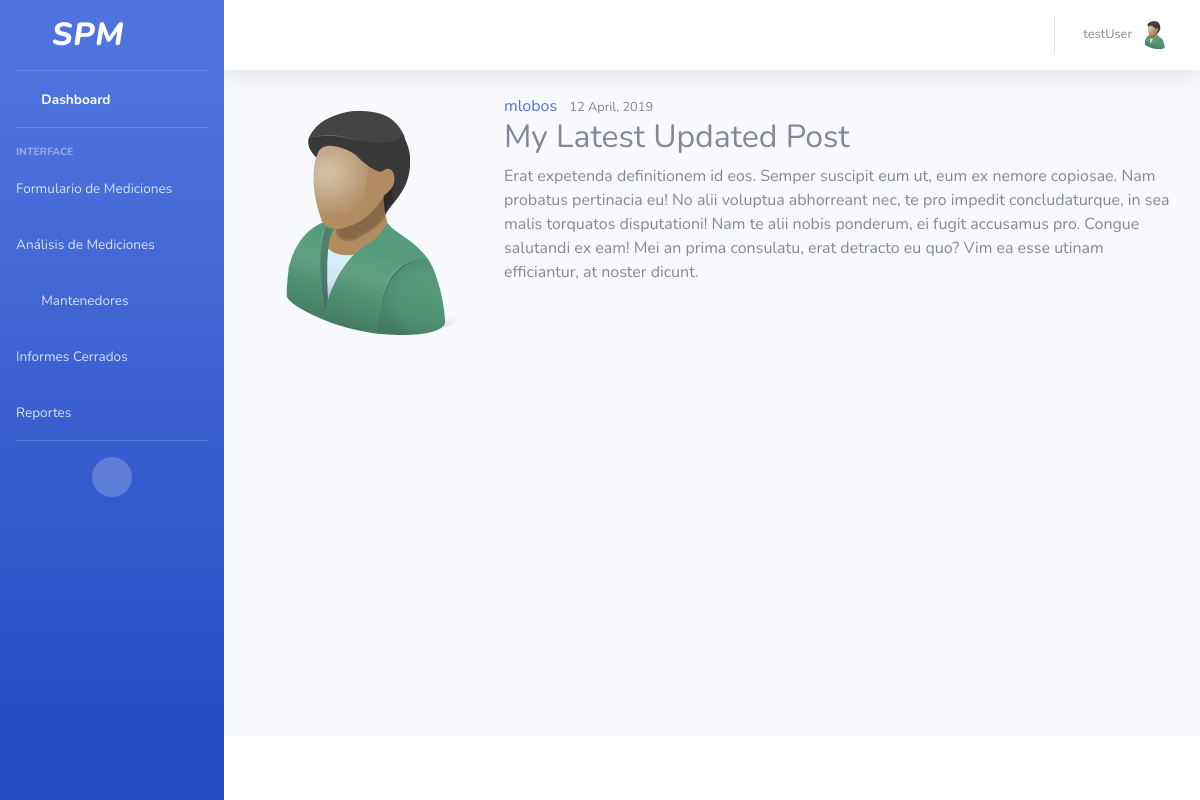
Screenshot of /post/30/ (signed in) with the database file from the repository.
### users/models.py (models this page shows, shortened)
class Profile(models.Model):
	user = models.OneToOneField(User, on_delete=models.CASCADE)
	image = models.ImageField(default='default.jpg', upload_to='profile_pics')

### blog/models.py (models this page shows, shortened)
class Post(models.Model):
	title = models.CharField(max_length=100)
	content = models.TextField()
	date_posted = models.DateTimeField(default=timezone.now)
	author = models.ForeignKey(User, on_delete=models.CASCADE)

### blog/views.py (the view)
# urls.py: path('post/<int:pk>/', PostDetailView.as_view(), name='post-detail'),
class PostDetailView(LoginRequiredMixin, DetailView):
	 model = Post

### blog/templates/blog/post_detail.html (shortened to what this page needs)
{% extends "blog/base.html" %}
{% block content %}
		<article class="media content-section">
			<img class="rounded-circle article-img" src="{{ post.author.profile.image.url }}">
		  <div class="media-body">
		    <div class="article-metadata">
		      <a class="mr-2" href="{% url 'user-posts' object.author.username %}">{{ object.author }}</a>
		      <small class="text-muted">{{ object.date_posted|date:"d F, Y" }}</small>
		    </div>
		    <h2 class="article-title">{{ object.title }}</h2>
		    <p class="article-content">{{ object.content }}</p>
		  </div>
		</article>
{% endblock content %}

### blog/templates/blog/base.html (shortened to what this page needs)
{% load static %}
<!DOCTYPE html>
<html lang="en">
<head>
  <link href="{% static 'vendor/fontawesome-free/css/all.min.css' %}" rel="stylesheet" type="text/css">
  <link href="{% static 'css/sb-admin-2.min.css' %}" rel="stylesheet">
  <link href="{% static 'vendor/datatables/dataTables.bootstrap4.min.css' %}" rel="stylesheet">
</head>
<body id="page-top">
  <div id="wrapper">
    <ul class="navbar-nav bg-gradient-primary sidebar sidebar-dark accordion" id="accordionSidebar">
      <a class="sidebar-brand d-flex align-items-center justify-content-center" href="{% url 'blog-home' %}">
        <div class="sidebar-brand-icon">
          <i>SPM</i>
        </div>
      </a>
      <hr class="sidebar-divider my-0">
      <li class="nav-item active">
        <a class="nav-link" href="{% url 'blog-home' %}">
          <i class="fas fa-fw fa-tachometer-alt"></i>
          <span>Dashboard</span></a>
      </li>
      <hr class="sidebar-divider">
      <div class="sidebar-heading">
        Interface
      </div>
      <li class="nav-item">
        <a class="nav-link" href="#" data-toggle="" data-target="#" aria-expanded="true" aria-controls="collapseUtilities">
          <span>Formulario de Mediciones</span>
        </a>
      </li>
      <li class="nav-item">
        <a class="nav-link" href="#" data-toggle="" data-target="#" aria-expanded="true" aria-controls="collapseUtilities">
          <span>Análisis de Mediciones</span>
        </a>
      </li>
       <li class="nav-item">
        <a class="nav-link collapsed" href="#" data-toggle="collapse" data-target="#collapseUtilities" aria-expanded="true" aria-controls="collapseUtilities">
          <i class="fas fa-fw fa-wrench"></i>
          <span>Mantenedores</span>
        </a>
      </li>
      <li class="nav-item">
        <a class="nav-link" href="#" data-toggle="" data-target="#" aria-expanded="true" aria-controls="collapseUtilities">
          <span>Informes Cerrados</span>
        </a>
      </li>
      <li class="nav-item">
        <a class="nav-link " href="{% url 'equipo_form' %}" data-toggle="" data-target="#" aria-expanded="true" aria-controls="collapseUtilities">
          <span>Reportes</span>
        </a>
      </li>
      <hr class="sidebar-divider d-none d-md-block">
      <div class="text-center d-none d-md-inline">
        <button class="rounded-circle border-0" id="sidebarToggle"></button>
      </div>
    </ul>
    <div id="content-wrapper" class="d-flex flex-column">
      <div id="content">
        <nav class="navbar navbar-expand navbar-light bg-white topbar mb-4 static-top shadow">
          <ul class="navbar-nav ml-auto">
            <li class="nav-item dropdown no-arrow">
              <a class="nav-link dropdown-toggle" href="#" id="userDropdown" role="button" data-toggle="dropdown" aria-haspopup="true" aria-expanded="false">
             {% if user.first_name == '' %}
                <span class="mr-2 d-none d-lg-inline text-gray-600 small">{{ user.username }}</span>
             {% else %}
             	<span class="mr-2 d-none d-lg-inline text-gray-600 small">{{ user.first_name }}</span>
             {% endif %}
                <img class="img-profile rounded-circle" src="{{ user.profile.image.url }}">
              </a>
            </li>
          </ul>
        </nav>
        <div class="container-fluid">
         {% block content %}
	       {% endblock %}
        </div>
      </div>
      <footer class="sticky-footer bg-white">
      </footer>
    </div>
  </div>
</body>
</html>

### rows the page displays
Post: author.profile.image (placeholder picture), author "mlobos", date_posted "12 April, 2019", title "My Latest Updated Post", content "Erat expetenda definitionem id eos. Semper suscipit eum ut, eum ex nemore copiosae. Nam probatus pertinacia eu! No alii voluptua abhorreant nec, te pro impedit concludaturque, in sea malis torquatos disputationi! Nam te alii nobis ponderum, ei fugit accusamus pro. Congue salutandi ex eam! Mei an prima consulatu, erat detracto eu quo? Vim ea esse utinam efficiantur, at noster dicunt."

### other values shown
{{ user.username }} "testUser"
